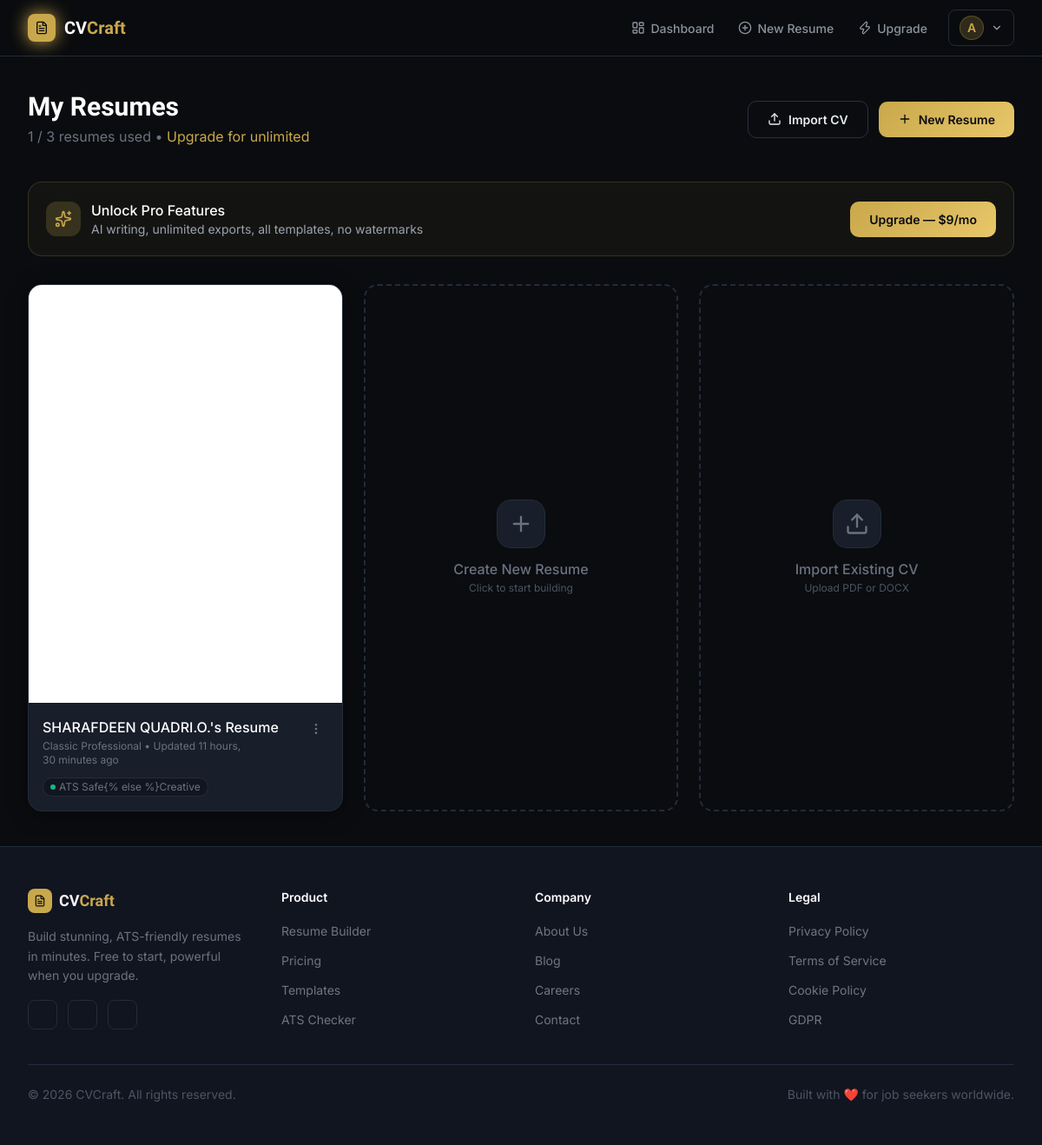
Page /dashboard/ (signed in) on the committed database.
### resumes/models.py (models this page shows, shortened)
class Resume(models.Model):
    user = models.ForeignKey(
        User, on_delete=models.CASCADE, related_name='resumes')
    title = models.CharField(max_length=200, default='My Resume')
    template_slug = models.CharField(
        max_length=50, choices=TEMPLATE_CHOICES, default='modern')
    data = models.JSONField(default=dict)
    custom_css = models.TextField(blank=True)
    is_public = models.BooleanField(default=False)
    public_token = models.UUIDField(
        default=uuid.uuid4, unique=True, editable=False)
    created_at = models.DateTimeField(auto_now_add=True)
    updated_at = models.DateTimeField(auto_now=True)
    accent_color = models.CharField(max_length=7, default='#C9A84C')
    font_family = models.CharField(max_length=60, default='Inter')
    class Meta:
        ordering = ['-updated_at']

### resumes/views.py (the view)
# urls.py: path('dashboard/', include('resumes.urls')),
@login_required
def dashboard(request):
    resumes = Resume.objects.filter(user=request.user)
    free_limit = settings.FREE_RESUME_LIMIT
    is_pro = getattr(request.user, 'subscription',
                     None) and request.user.subscription.is_active
    can_create = is_pro or resumes.count() < free_limit
    return render(request, 'resumes/dashboard.html', {
        'resumes': resumes,
        'free_limit': free_limit,
        'is_pro': is_pro,
        'can_create': can_create,
        'resume_count': resumes.count(),
    })

### core/context_processors.py (called while the page is built)
def site_context(request):
    return {
        'site_name': 'CVCraft',
        'site_tagline': 'Build stunning, ATS-friendly resumes in minutes.',
    }

### core/templatetags/custom_filters.py (called while the page is built)
@register.filter
def split(value, arg):
    return value.split(arg)

### templates/resumes/dashboard.html (shortened to what this page needs)
{% extends 'base.html' %}
{% load custom_filters %}
{% block main_class %}bg-dark-bg{% endblock %}
{% block content %}
<div class="max-w-7xl mx-auto px-4 sm:px-6 lg:px-8 py-10">
    <div class="flex flex-col sm:flex-row justify-between items-start sm:items-center gap-4 mb-10">
        <div>
            <h1 class="text-3xl font-display font-bold text-white">My Resumes</h1>
            <p class="text-gray-500 mt-1">
                {% if is_pro %}
                Unlimited resumes &bull; Pro Plan
                {% else %}
                {{ resume_count }} / {{ free_limit }} resumes used &bull;
                <a href="{% url 'billing:pricing' %}" class="text-gold hover:text-gold-light">Upgrade for unlimited</a>
                {% endif %}
            </p>
        </div>
        <div class="flex items-center gap-3">
            <a href="{% url 'resumes:upload_cv' %}" class="btn-outline">
                <i data-lucide="upload" class="w-4 h-4"></i>
                Import CV
            </a>
            {% if can_create %}
            <a href="{% url 'resumes:create' %}" class="btn-gold">
                <i data-lucide="plus" class="w-4 h-4"></i>
                New Resume
            </a>
            {% else %}
            <a href="{% url 'billing:pricing' %}" class="btn-gold">
                <i data-lucide="zap" class="w-4 h-4"></i>
                Upgrade to Add More
            </a>
            {% endif %}
        </div>
    </div>
    {% if not is_pro %}
    <div
        class="mb-8 p-5 rounded-2xl border border-gold/20 bg-gold/5 flex flex-col sm:flex-row items-start sm:items-center justify-between gap-4">
        <div class="flex items-center gap-3">
            <div class="w-10 h-10 rounded-xl bg-gold/20 flex items-center justify-center flex-shrink-0">
                <i data-lucide="sparkles" class="w-5 h-5 text-gold"></i>
            </div>
            <div>
                <p class="text-white font-medium">Unlock Pro Features</p>
                <p class="text-gray-400 text-sm">AI writing, unlimited exports, all templates, no watermarks</p>
            </div>
        </div>
        <a href="{% url 'billing:pricing' %}" class="btn-gold flex-shrink-0">Upgrade — $9/mo</a>
    </div>
    {% endif %}
    {% if resumes %}
    <div class="grid grid-cols-1 sm:grid-cols-2 lg:grid-cols-3 xl:grid-cols-4 gap-6" id="resume-grid">
        {% for resume in resumes %}
        <div class="group bg-dark-card border border-dark-border rounded-2xl overflow-hidden hover:border-gold/40 transition-all duration-300 shadow-card hover:shadow-gold"
            x-data="{ menuOpen: false }">
            <a href="{% url 'resumes:builder' resume.pk %}"
                class="block relative aspect-[3/4] bg-white overflow-hidden">
            </a>
            <div class="p-4">
                <div class="flex items-start justify-between gap-2">
                    <div class="flex-1 min-w-0">
                        <h3 class="text-white font-medium truncate" id="title-{{ resume.pk }}">{{ resume.title }}</h3>
                        <p class="text-gray-500 text-xs mt-0.5">
                            {{ resume.get_template_slug_display }} &bull;
                            Updated {{ resume.updated_at|timesince }} ago
                        </p>
                    </div>
                    <div class="relative">
                        <button @click="menuOpen = !menuOpen"
                            class="p-1.5 rounded-lg hover:bg-dark-border text-gray-500 hover:text-white transition-colors">
                            <i data-lucide="more-vertical" class="w-4 h-4"></i>
                        </button>
                    </div>
                </div>
                <div class="flex items-center gap-2 mt-3">
                    <span
                        class="inline-flex items-center gap-1 px-2 py-0.5 rounded-full bg-dark-surface text-xs text-gray-500 border border-dark-border">
                        <div
                            class="w-1.5 h-1.5 rounded-full {% if resume.template_slug in 'classic,modern,clean,technical,student'|split:',' %}bg-emerald-500{% else %}bg-amber-500{% endif %}">
                        </div>
                        {% if resume.template_slug in 'classic,modern,clean,technical,student'|split:',' %}ATS Safe{%
                        else %}Creative{% endif %}
                    </span>
                </div>
            </div>
        </div>
        {% endfor %}
        {% if can_create %}
        <a href="{% url 'resumes:create' %}"
            class="border-2 border-dashed border-dark-border hover:border-gold/40 rounded-2xl aspect-auto min-h-64 flex flex-col items-center justify-center gap-3 text-gray-500 hover:text-gold transition-all duration-300 group cursor-pointer">
            <div
                class="w-14 h-14 rounded-2xl bg-dark-card border border-dark-border group-hover:border-gold/30 group-hover:bg-gold/10 flex items-center justify-center transition-all">
                <i data-lucide="plus" class="w-7 h-7"></i>
            </div>
            <div class="text-center">
                <p class="font-medium">Create New Resume</p>
                <p class="text-xs text-gray-600 mt-0.5">Click to start building</p>
            </div>
        </a>
        <a href="{% url 'resumes:upload_cv' %}"
            class="border-2 border-dashed border-dark-border hover:border-gold/40 rounded-2xl aspect-auto min-h-64 flex flex-col items-center justify-center gap-3 text-gray-500 hover:text-gold transition-all duration-300 group cursor-pointer">
            <div
                class="w-14 h-14 rounded-2xl bg-dark-card border border-dark-border group-hover:border-gold/30 group-hover:bg-gold/10 flex items-center justify-center transition-all">
                <i data-lucide="upload" class="w-7 h-7"></i>
            </div>
            <div class="text-center">
                <p class="font-medium">Import Existing CV</p>
                <p class="text-xs text-gray-600 mt-0.5">Upload PDF or DOCX</p>
            </div>
        </a>
        {% endif %}
    </div>
    {% endif %}
</div>
{% endblock %}

### templates/components/navbar.html (shortened to what this page needs)
<nav class="sticky top-0 z-40 border-b border-dark-border bg-dark-bg/90 backdrop-blur-md"
    x-data="{ mobileOpen: false }">
    <div class="max-w-7xl mx-auto px-4 sm:px-6 lg:px-8">
        <div class="flex items-center justify-between h-16">
            <a href="{% url 'landing' %}" class="flex items-center gap-2.5">
                <div class="w-8 h-8 rounded-lg bg-gold flex items-center justify-center shadow-gold">
                    <i data-lucide="file-text" class="w-4 h-4 text-dark-bg"></i>
                </div>
                <span class="text-xl font-display font-bold text-white">CV<span class="text-gold">Craft</span></span>
            </a>
            <div class="hidden md:flex items-center gap-1">
                {% if user.is_authenticated %}
                <a href="{% url 'resumes:dashboard' %}" class="nav-link">
                    <i data-lucide="layout-dashboard" class="w-4 h-4"></i> Dashboard
                </a>
                <a href="{% url 'resumes:create' %}" class="nav-link">
                    <i data-lucide="plus-circle" class="w-4 h-4"></i> New Resume
                </a>
                <a href="{% url 'billing:pricing' %}" class="nav-link">
                    <i data-lucide="zap" class="w-4 h-4"></i> Upgrade
                </a>
                <div class="relative ml-2" x-data="{ open: false }">
                    <button @click="open = !open"
                        class="flex items-center gap-2 px-3 py-1.5 rounded-lg border border-dark-border hover:border-gold/40 transition-all">
                        <div
                            class="w-7 h-7 rounded-full bg-gold/20 border border-gold/30 flex items-center justify-center text-gold font-semibold text-sm">
                            {{ user.first_name|first|default:user.email|first|upper }}
                        </div>
                        <i data-lucide="chevron-down" class="w-3.5 h-3.5 text-gray-400"></i>
                    </button>
                </div>
                {% else %}
                <a href="{% url 'billing:pricing' %}" class="nav-link">Pricing</a>
                <a href="{% url 'account_login' %}" class="nav-link">Sign In</a>
                <a href="{% url 'account_signup' %}" class="btn-gold ml-2">
                    Get Started Free
                </a>
                {% endif %}
            </div>
        </div>
    </div>
</nav>

### static/css/main.css (style rules this page uses)
.font-display { font-family: 'Sora', 'Inter', sans-serif; }
.btn-gold { display: inline-flex; align-items: center; justify-content: center; gap: 8px; padding: 10px 22px; background: linear-gradient(135deg, #C9A84C 0%, #E8C76A 100%); color: #0A0C0F; font-weight: 600; font-size: 14px; border-radius: 10px; border: none; cursor: pointer; transition: all 0.2s ease; text-decoration: none; white-space: nowrap; }
.btn-outline { display: inline-flex; align-items: center; gap: 8px; padding: 10px 22px; background: transparent; color: #E8ECF0; font-weight: 600; font-size: 14px; border-radius: 10px; border: 1.5px solid #2A3040; cursor: pointer; transition: all 0.2s; text-decoration: none; white-space: nowrap; }
.nav-link { display: inline-flex; align-items: center; gap: 6px; padding: 7px 12px; color: #8B949E; font-size: 14px; font-weight: 500; border-radius: 8px; text-decoration: none; transition: all 0.15s; }
[data-lucide] { flex-shrink: 0; }

### rows in the picture
Resume: title "SHARAFDEEN QUADRI.O.'s Resume", template_slug "Classic Professional", updated_at "11 hours, 30 minutes", shows "ATS Safe{% else %}Creative"

### other values in the picture
{{ user.first_name|first|default:user.email|first|upper }} "A"
{{ resume_count }} "1"
{{ free_limit }} "3"
